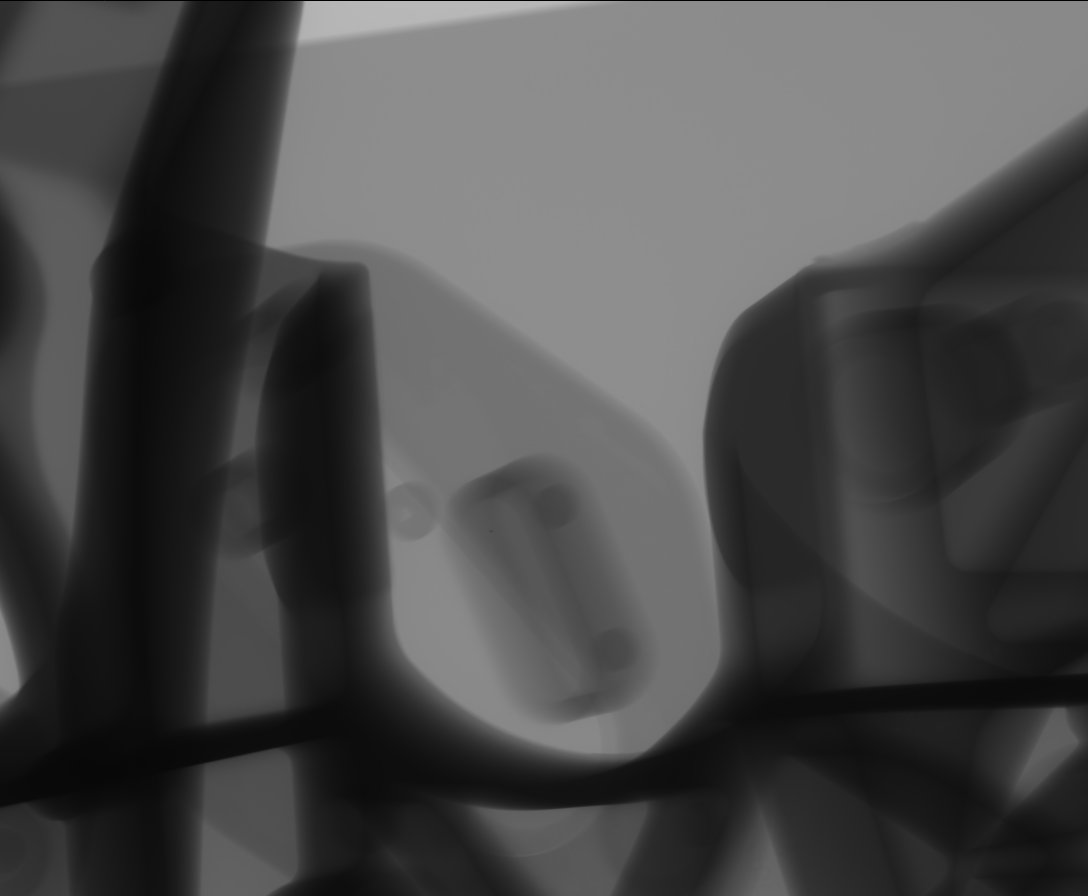
#> input picture DIP_Assignment2/ContrastSample.TIFF, 1088 x 896 px
$ python Q4_Asgnmnt-2.py
#> lines starting #> are read from the running program, lines starting #| are printed output that depends on the picture
'''
#Name- Zahir Khan (112202010)
#DIP Assignment2, Question-4
'''
# Importing necessary libraries
import cv2
import matplotlib.pyplot as plt
import numpy as np

#Reading the input image
input_image=cv2.imread("ContrastSample.TIFF")
#> input_image is the input picture: shape (896, 1088, 3); min 0, max 184, mean 74

# Checking dimension of the images for grayscale conversion
if(input_image.ndim==3): #checking color image or not
    input_image= cv2.cvtColor(input_image, cv2.COLOR_BGR2GRAY) #grayscale conversion
#> input_image: shape (896, 1088)


# Resizing the image to a standard size (256x256 in this case)
resized_image = cv2.resize(input_image, (256, 256))
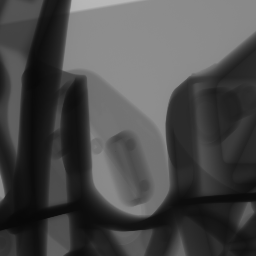
#> resized_image: shape (256, 256); min 8, max 184, mean 74.1

# Generating Gaussian pyramid for the input image
gaussian_pyramid = [resized_image.copy()]
for i in range(6):
    resized_image = cv2.pyrDown(resized_image)
    gaussian_pyramid.append(resized_image)
#> this loop made 6 passes
#> pass 2, `resized_image = cv2.pyrDown(resized_image)`:
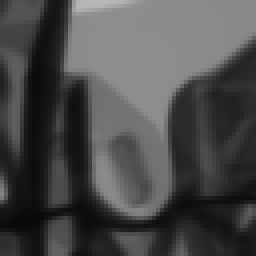
#> resized_image: shape (64, 64) (shown 4 times larger); min 8, max 184, mean 74.5
#> pass 3, `resized_image = cv2.pyrDown(resized_image)`:
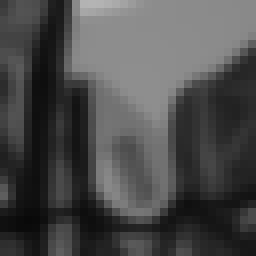
#> resized_image: shape (32, 32) (shown 8 times larger); min 9, max 180, mean 75.1
#> after the loop, gaussian_pyramid = 7 items

# Generating Laplacian Pyramid for the input image
laplacian_pyramid = [gaussian_pyramid[5]]
for i in range(5, 0, -1):
    gaussian_expanded = cv2.pyrUp(gaussian_pyramid[i])
    laplacian = cv2.subtract(gaussian_pyramid[i - 1], gaussian_expanded)
    laplacian_pyramid.append(laplacian)
#> this loop made 5 passes
#> pass 2, `laplacian = cv2.subtract(gaussian_pyramid[i - 1], gaussian_expanded)`:
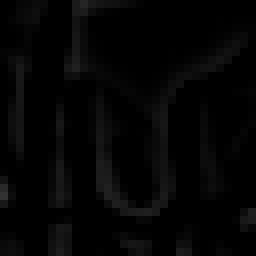
#> laplacian: shape (32, 32) (shown 8 times larger); min 0, max 50, mean 4.5
#> after the loop, laplacian_pyramid = 6 items

# Applying gamma correction to each level of the Laplacian Pyramid
gamma_value = 0.4
gamma_corrected_pyramid = [np.power(level, gamma_value) for level in laplacian_pyramid]
#> gamma_corrected_pyramid = 6 items

# Reconstructing the enhanced image from the gamma-corrected Laplacian Pyramid
enhanced_image = gamma_corrected_pyramid[0]
for i in range(1, 6):
    enhanced_image = cv2.pyrUp(enhanced_image)
    enhanced_image = cv2.add(enhanced_image, gamma_corrected_pyramid[i])
#> this loop made 5 passes
#> pass 3, `enhanced_image = cv2.pyrUp(enhanced_image)`:
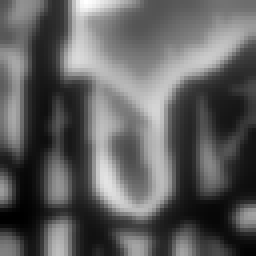
#> enhanced_image: shape (64, 64) float64 (shown 4 times larger); min 3.87, max 14.17, mean 7.7; drawn with min black and max white
#> pass 3, `enhanced_image = cv2.add(enhanced_image, gamma_corrected_pyramid[i])`:
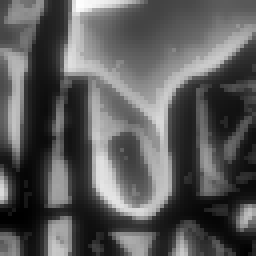
#> enhanced_image: shape (64, 64) float64 (shown 4 times larger); min 3.87, max 16.68, mean 8.4; drawn with min black and max white
#> after the loop:
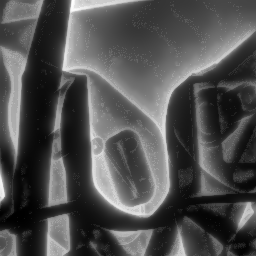
#> enhanced_image: shape (256, 256) float64; min 3.88, max 20.24, mean 9.1; drawn with min black and max white

# Displaying the enhanced image and saving to local directory
plt.imshow(enhanced_image, cmap='gray')
plt.title('Contrast Enhanced Image')
plt.show()
# Normalizing the magnitude values to the range [0, 255], without doing this image will be saved black in directory
enhanced_image_normalized = ((enhanced_image - enhanced_image.min()) / (enhanced_image.max() - enhanced_image.min()) * 255).astype(np.uint8)
cv2.imwrite(r"C:\Users\ZAHIR\OneDrive\Desktop\DIP\Assignment2\Results\Q4 Contrast Enhanced Image.JPG", enhanced_image_normalized)

$ run again, with DIP_Assignment2/Blocks.jpg saved as DIP_Assignment2/ContrastSample.TIFF
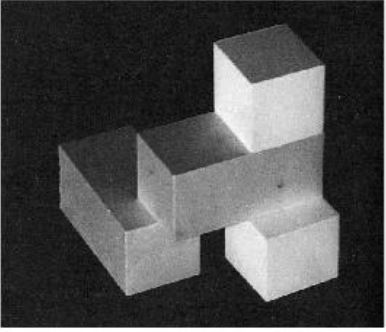
#> input picture DIP_Assignment2/Blocks.jpg, 386 x 332 px
#> input_image is the input picture: shape (332, 386, 3); min 1, max 255, mean 75
#> input_image: shape (332, 386)
#> after the loop `for i in range(6):`: gaussian_pyramid = 7 items
#> the loop `for i in range(5, 0, -1):` made 5 passes
#> pass 3, `laplacian = cv2.subtract(gaussian_pyramid[i - 1], gaussian_expanded)`:
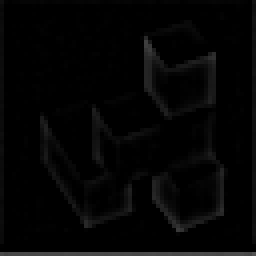
#> laplacian: shape (64, 64) (shown 4 times larger); min 0, max 83, mean 4.4
#> after the loop `for i in range(5, 0, -1):`: laplacian_pyramid = 6 items
#> after the loop `for i in range(1, 6):`:
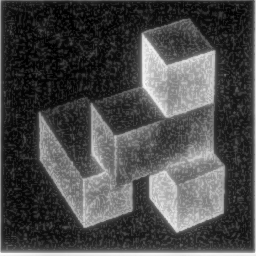
#> enhanced_image: shape (256, 256) float64; min 3.73, max 24.76, mean 9.9; drawn with min black and max white

$ run again, with DIP_Assignment2/Chess.PNG saved as DIP_Assignment2/ContrastSample.TIFF
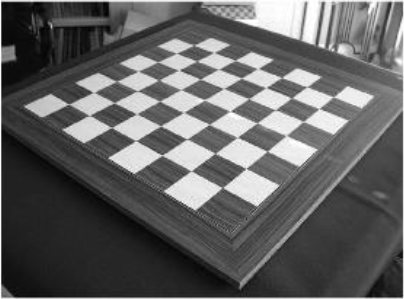
#> input picture DIP_Assignment2/Chess.PNG, 404 x 299 px
#> input_image is the input picture: shape (299, 404, 3); min 1, max 255, mean 97.7
#> input_image: shape (299, 404)
#> after the loop `for i in range(6):`: gaussian_pyramid = 7 items
#> the loop `for i in range(5, 0, -1):` made 5 passes
#> pass 3, `laplacian = cv2.subtract(gaussian_pyramid[i - 1], gaussian_expanded)`:
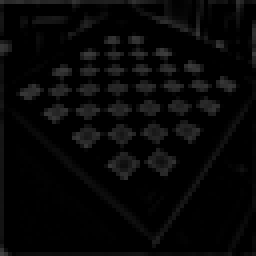
#> laplacian: shape (64, 64) (shown 4 times larger); min 0, max 64, mean 7.1
#> after the loop `for i in range(5, 0, -1):`: laplacian_pyramid = 6 items
#> after the loop `for i in range(1, 6):`:
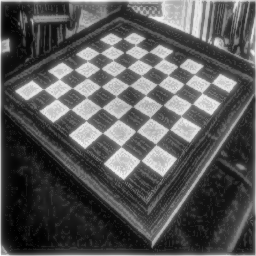
#> enhanced_image: shape (256, 256) float64; min 4.1, max 24.32, mean 11.1; drawn with min black and max white

$ run again, with DIP_Assignment2/image_1.JPG saved as DIP_Assignment2/ContrastSample.TIFF
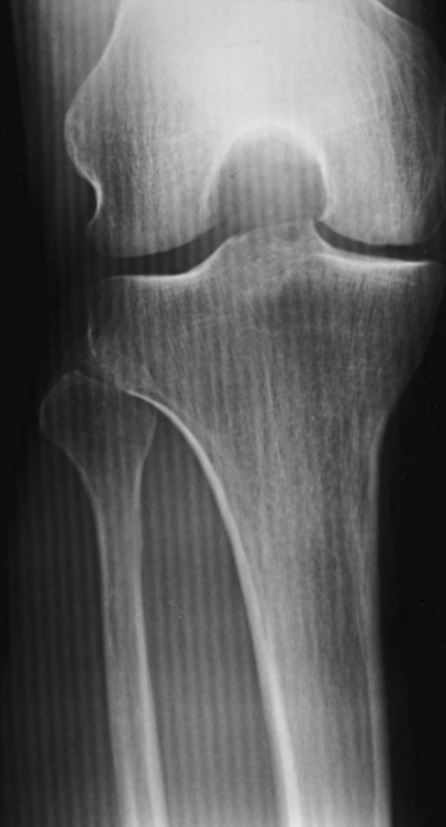
#> input picture DIP_Assignment2/image_1.JPG, 446 x 827 px
#> input_image is the input picture: shape (827, 446, 3); min 6, max 229, mean 94.8
#> input_image: shape (827, 446)
#> after the loop `for i in range(6):`: gaussian_pyramid = 7 items
#> after the loop `for i in range(5, 0, -1):`: laplacian_pyramid = 6 items
#> after the loop `for i in range(1, 6):`:
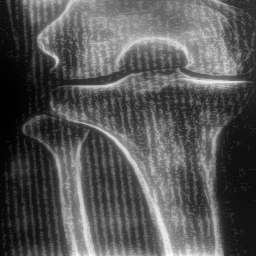
#> enhanced_image: shape (256, 256) float64; min 3.33, max 22.66, mean 9.9; drawn with min black and max white
